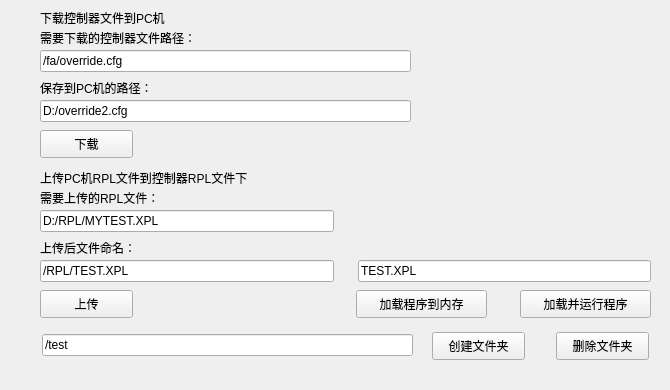
     <widget class="QWidget" name="tab_2">
      <attribute name="title">
       <string>文件传输</string>
      </attribute>
      <widget class="QWidget" name="widget_7" native="true">
       <property name="geometry">
        <rect>
         <x>0</x>
         <y>0</y>
         <width>661</width>
         <height>381</height>
        </rect>
       </property>
       <property name="minimumSize">
        <size>
         <width>0</width>
         <height>200</height>
        </size>
       </property>
       <widget class="QLineEdit" name="saveSourceFile">
        <property name="geometry">
         <rect>
          <x>40</x>
          <y>50</y>
          <width>371</width>
          <height>22</height>
         </rect>
        </property>
        <property name="text">
         <string>/fa/override.cfg</string>
        </property>
       </widget>
       <widget class="QLabel" name="label_79">
        <property name="geometry">
         <rect>
          <x>40</x>
          <y>10</y>
          <width>181</width>
          <height>16</height>
         </rect>
        </property>
        <property name="text">
         <string>下载控制器文件到PC机</string>
        </property>
       </widget>
       <widget class="QLabel" name="label_80">
        <property name="geometry">
         <rect>
          <x>40</x>
          <y>30</y>
          <width>201</width>
          <height>16</height>
         </rect>
        </property>
        <property name="text">
         <string>需要下载的控制器文件路径：</string>
        </property>
       </widget>
       <widget class="QPushButton" name="saveFileFromController">
        <property name="geometry">
         <rect>
          <x>40</x>
          <y>130</y>
          <width>93</width>
          <height>28</height>
         </rect>
        </property>
        <property name="text">
         <string>下载</string>
        </property>
       </widget>
       <widget class="QPushButton" name="loadFileToController">
        <property name="geometry">
         <rect>
          <x>40</x>
          <y>290</y>
          <width>93</width>
          <height>28</height>
         </rect>
        </property>
        <property name="text">
         <string>上传</string>
        </property>
       </widget>
       <widget class="QLabel" name="label_82">
        <property name="geometry">
         <rect>
          <x>40</x>
          <y>190</y>
          <width>201</width>
          <height>16</height>
         </rect>
        </property>
        <property name="text">
         <string>需要上传的RPL文件：</string>
        </property>
       </widget>
       <widget class="QLabel" name="label_83">
        <property name="geometry">
         <rect>
          <x>40</x>
          <y>170</y>
          <width>231</width>
          <height>16</height>
         </rect>
        </property>
        <property name="text">
         <string>上传PC机RPL文件到控制器RPL文件下</string>
        </property>
       </widget>
       <widget class="QLineEdit" name="loadSourceFile">
        <property name="geometry">
         <rect>
          <x>40</x>
          <y>210</y>
          <width>294</width>
          <height>22</height>
         </rect>
        </property>
        <property name="text">
         <string>D:/RPL/MYTEST.XPL</string>
        </property>
       </widget>
       <widget class="QLineEdit" name="saveTargetFile">
        <property name="geometry">
         <rect>
          <x>40</x>
          <y>100</y>
          <width>371</width>
          <height>22</height>
         </rect>
        </property>
        <property name="text">
         <string>D:/override2.cfg</string>
        </property>
       </widget>
       <widget class="QLabel" name="label_96">
        <property name="geometry">
         <rect>
          <x>40</x>
          <y>80</y>
          <width>161</width>
          <height>16</height>
         </rect>
        </property>
        <property name="text">
         <string>保存到PC机的路径：</string>
        </property>
       </widget>
       <widget class="QLineEdit" name="loadTargetFileName">
        <property name="geometry">
         <rect>
          <x>40</x>
          <y>260</y>
          <width>294</width>
          <height>22</height>
         </rect>
        </property>
        <property name="text">
         <string>/RPL/TEST.XPL</string>
        </property>
       </widget>
       <widget class="QLabel" name="label_97">
        <property name="geometry">
         <rect>
          <x>40</x>
          <y>240</y>
          <width>201</width>
          <height>16</height>
         </rect>
        </property>
        <property name="text">
         <string>上传后文件命名：</string>
        </property>
       </widget>
       <widget class="QPushButton" name="loadFromFile">
        <property name="geometry">
         <rect>
          <x>356</x>
          <y>290</y>
          <width>131</width>
          <height>28</height>
         </rect>
        </property>
        <property name="text">
         <string>加载程序到内存</string>
        </property>
       </widget>
       <widget class="QLineEdit" name="lineEditCreateFolder">
        <property name="geometry">
         <rect>
          <x>42</x>
          <y>334</y>
          <width>371</width>
          <height>22</height>
         </rect>
        </property>
        <property name="text">
         <string>/test</string>
        </property>
       </widget>
       <widget class="QPushButton" name="pushButtonCreateFolder">
        <property name="geometry">
         <rect>
          <x>432</x>
          <y>332</y>
          <width>93</width>
          <height>28</height>
         </rect>
        </property>
        <property name="text">
         <string>创建文件夹</string>
        </property>
       </widget>
       <widget class="QPushButton" name="pushButtonDeleteFolder">
        <property name="geometry">
         <rect>
          <x>556</x>
          <y>332</y>
          <width>93</width>
          <height>28</height>
         </rect>
        </property>
        <property name="text">
         <string>删除文件夹</string>
        </property>
       </widget>
       <widget class="QLineEdit" name="loadProgramFileName">
        <property name="geometry">
         <rect>
          <x>358</x>
          <y>260</y>
          <width>293</width>
          <height>22</height>
         </rect>
        </property>
        <property name="text">
         <string>TEST.XPL</string>
        </property>
       </widget>
       <widget class="QPushButton" name="loadFromFile_2">
        <property name="geometry">
         <rect>
          <x>520</x>
          <y>290</y>
          <width>131</width>
          <height>28</height>
         </rect>
        </property>
        <property name="text">
         <string>加载并运行程序</string>
        </property>
       </widget>
      </widget>
     </widget>
